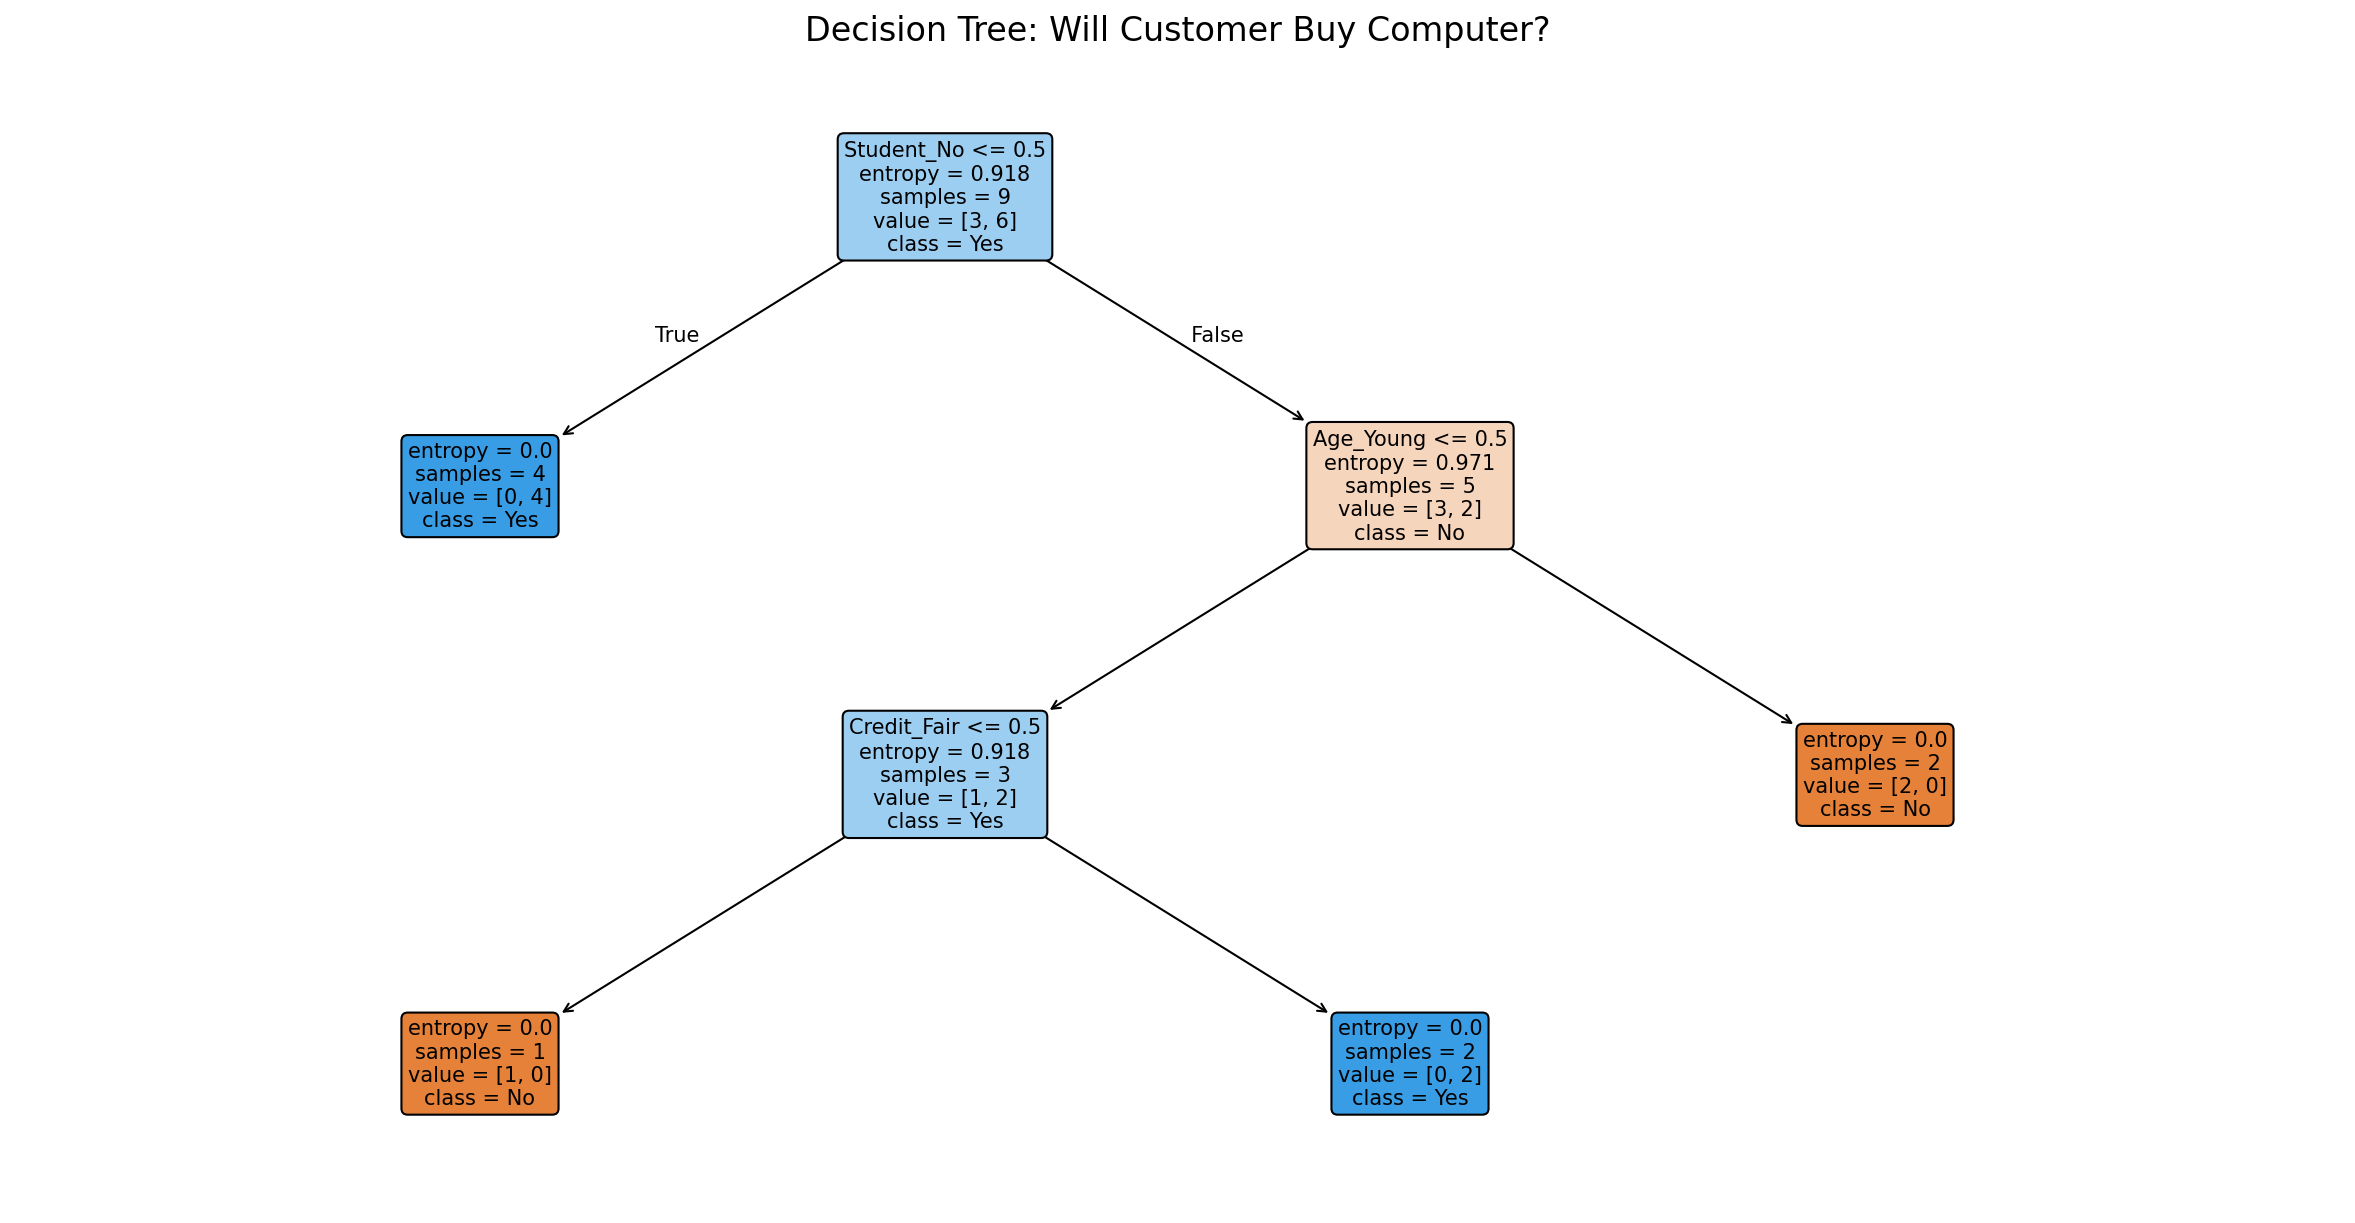

This chart was generated by the following Python code:
import pandas as pd
import numpy as np
from sklearn.tree import DecisionTreeClassifier, export_text, plot_tree
from sklearn.model_selection import train_test_split
from sklearn.metrics import accuracy_score
import matplotlib.pyplot as plt

def run_decision_tree():
    print("\n" + "="*50)
    print("DECISION TREE - Predicting Outcomes")
    print("="*50)
    
    # Create sample data: predicting if someone buys a computer
    print("\nCreating sample dataset...")
    print("Predicting: Will a customer buy a computer?")
    
    data = {
        'Age': ['Young', 'Young', 'Middle', 'Old', 'Old', 'Old', 
                'Middle', 'Young', 'Young', 'Old', 'Young', 'Middle',
                'Middle', 'Old'],
        'Income': ['High', 'High', 'High', 'Medium', 'Low', 'Low',
                   'Low', 'Medium', 'Low', 'Medium', 'Medium', 'Medium',
                   'High', 'Medium'],
        'Student': ['No', 'No', 'No', 'No', 'Yes', 'Yes',
                    'Yes', 'No', 'Yes', 'Yes', 'Yes', 'No',
                    'Yes', 'No'],
        'Credit': ['Fair', 'Excellent', 'Fair', 'Fair', 'Fair', 'Excellent',
                   'Excellent', 'Fair', 'Fair', 'Fair', 'Excellent', 'Excellent',
                   'Fair', 'Excellent'],
        'BuysComputer': ['No', 'No', 'Yes', 'Yes', 'Yes', 'No',
                         'Yes', 'No', 'Yes', 'Yes', 'Yes', 'Yes',
                         'Yes', 'No']
    }
    
    df = pd.DataFrame(data)
    print(f"\nDataset ({len(df)} customers):")
    print(df.to_string())
    
    # Convert text to numbers
    df_encoded = pd.get_dummies(df.drop('BuysComputer', axis=1))
    X = df_encoded
    y = df['BuysComputer']
    
    print("\nFeatures used for prediction:")
    for i, feature in enumerate(X.columns):
        print(f"  {i+1}. {feature}")
    
    # Split data
    X_train, X_test, y_train, y_test = train_test_split(X, y, test_size=0.3, random_state=42)
    
    # Train decision tree
    print("\nTraining Decision Tree...")
    clf = DecisionTreeClassifier(criterion='entropy', max_depth=3, random_state=42)
    clf.fit(X_train, y_train)
    
    # Test accuracy
    predictions = clf.predict(X_test)
    accuracy = accuracy_score(y_test, predictions)
    print(f"\nModel Accuracy: {accuracy*100:.1f}%")
    
    # Show tree rules as text
    print("\nDecision Tree Rules:")
    tree_rules = export_text(clf, feature_names=list(X.columns))
    print(tree_rules)
    
    # Create visualization
    plt.figure(figsize=(20, 10))
    plot_tree(clf, feature_names=list(X.columns), class_names=['No', 'Yes'],
              filled=True, rounded=True, fontsize=10)
    plt.title('Decision Tree: Will Customer Buy Computer?', fontsize=16)
    
    plt.savefig('decision_tree.png', dpi=150, bbox_inches='tight')
    print("\nTree visualization saved as: decision_tree.png")
    plt.show()
    
    # Example prediction
    print("\nExample Prediction:")
    print("New customer: Young, Medium income, Student, Fair credit")
    sample = pd.DataFrame([[1, 0, 0, 0, 1, 0, 1, 0]], columns=X.columns)
    prediction = clf.predict(sample)[0]
    print(f"Prediction: Will buy computer? -> {prediction}")

if __name__ == "__main__":
    run_decision_tree()
